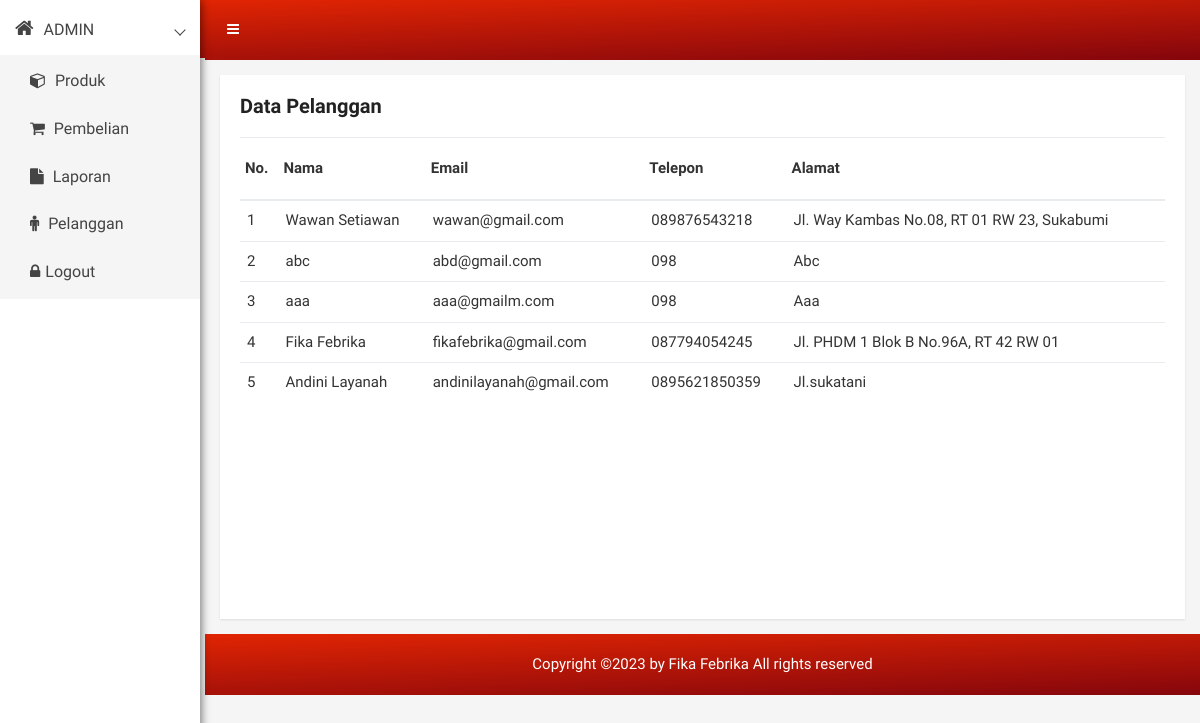
Screenshot of /admin.tokocapstone.rf.gd/pelanggan.php (signed in) with the database file from the repository.
### tables this page shows
CREATE TABLE `pelanggan` (
  `id_pelanggan` int(11) NOT NULL,
  `email_pelanggan` varchar(30) NOT NULL,
  `password_pelanggan` varchar(255) NOT NULL,
  `nama_pelanggan` varchar(30) NOT NULL,
  `telepon_pelanggan` varchar(30) NOT NULL,
  `alamat_pelanggan` text NOT NULL
);

### admin.tokocapstone.rf.gd/pelanggan.php (the view, shortened to what this page needs)
<?php
require 'koneksi.php';
?>
<!doctype html>
<html class="no-js" lang="en">
    <head>
        <link rel="stylesheet" href="css/bootstrap.min.css">
        <link rel="stylesheet" href="css/font-awesome.min.css">
        <link rel="stylesheet" href="css/owl.theme.css">
        <link rel="stylesheet" href="css/owl.transitions.css">
        <link rel="stylesheet" href="css/animate.css">
        <link rel="stylesheet" href="css/normalize.css">
        <link rel="stylesheet" href="css/meanmenu.min.css">
        <link rel="stylesheet" href="css/main.css">
        <link rel="stylesheet" href="css/morrisjs/morris.css">
        <link rel="stylesheet" href="css/scrollbar/jquery.mCustomScrollbar.min.css">
        <link rel="stylesheet" href="css/metisMenu/metisMenu.min.css">
        <link rel="stylesheet" href="css/metisMenu/metisMenu-vertical.css">
        <link rel="stylesheet" href="style.css">
        <link rel="stylesheet" href="css/responsive.css">
    </head>
    <body>
            <?php require 'menu.php'; ?>
            <div class="product-status mg-tb-15">
                <div class="container-fluid">
                    <div class="row">
                        <div class="col-lg-12 col-md-12 col-sm-12 col-xs-12">
                            <div class="product-status-wrap" style="min-height: 544px">
                                <h4>Data Pelanggan</h4>
                                <table>
                                    <tr>
                                        <th>No.</th>
                                        <th>Nama</th>
                                        <th>Email</th>
                                        <th>Telepon</th>
                                        <th>Alamat</th>
                                    </tr>
                                    <?php $nomor=1; ?>
                                    <?php $ambil = $dbh->query("SELECT * FROM pelanggan"); ?>
                                    <?php while($pecah = $ambil->fetch(PDO::FETCH_ASSOC)){ ?>
                                    <tr>
                                        <td><?php echo $nomor; ?></td>
                                        <td><?php echo $pecah['nama_pelanggan']; ?></td>
                                        <td><?php echo $pecah['email_pelanggan']; ?></td>
                                        <td><?php echo $pecah['telepon_pelanggan']; ?></td>
                                        <td><?php echo $pecah['alamat_pelanggan']; ?></td>
                                    </tr>
                                    <?php $nomor++; ?>
                                    <?php } ?>
                                </table>
                            </div>
                        </div>
                    </div>
                </div>
            </div>
            <?php require 'footer.php'; ?>
        </div>
    </body>
</html>

### admin.tokocapstone.rf.gd/css/main.css (style rules this page uses)
html { color: #222; font-size: 1em; line-height: 1.4; }

### admin.tokocapstone.rf.gd/style.css (style rules this page uses)
html, body { height: 100%; font-family: 'Play', sans-serif;font-weight:400;background:#f5f5f5; }
h1, h2, h3, h4, h5, h6 { margin: 0 0 10px; font-weight:700; }
.mg-tb-15 { margin:15px 0px; }
.product-sales-chart, .analytics-info-cs, .tranffic-als-inner, .analytics-rounded, .single-new-trend, .personal-info-wrap, .author-widgets-single, .calender-inner, .product-status-wrap, .review-tab-pro-inner, .income-dashone-total, .analytics-adminpro-wrap, .analytics-sparkle-line, .analysis-progrebar, .sparkline8-list, .sparkline9-list, .sparkline7-list, .sparkline10-list, .sparkline12-list, .sparkline13-list, .sparkline14-list, .sparkline13-list, .sparkline11-list, .x-editable-list, .code-editor-single, .blog-details-inner, .charts-single-pro, .about-sparkline, .sparkline-list, .button-ad-wrap, .tab-content-details, .sparkline16-list, .sparkline15-list, .tinymce-single { padding:20px; background:#fff; -webkit-box-shadow: 0px 1px 2px 0px rgba(0, 0, 0, 0.1); box-shadow: 0px 1px 2px 0px rgba(0, 0, 0, 0.1); }
.product-status-wrap h4 { font-size: 20px; color: #222; margin-bottom: 20px; }
.product-status-wrap table { width: 100%; }
.product-status-wrap table th { padding: 20px 5px; vertical-align: top; border-top: 1px solid #e9ecef; }
.product-status-wrap table th { vertical-align: bottom; border-bottom: 2px solid #e9ecef; }
.product-status-wrap th, .product-status-wrap td { padding: 10px; text-align: left; font-size: 15px; }
.product-status-wrap table td { padding: 9px 7px; border-top: 1px solid #e9ecef; }

### rows the page displays
pelanggan: nama_pelanggan "Wawan Setiawan", email_pelanggan "wawan@gmail.com", telepon_pelanggan "089876543218", alamat_pelanggan "Jl. Way Kambas No.08, RT 01 RW 23, Sukabumi"
pelanggan: nama_pelanggan "abc", email_pelanggan "abd@gmail.com", telepon_pelanggan "098", alamat_pelanggan "Abc"
pelanggan: nama_pelanggan "aaa", email_pelanggan "aaa@gmailm.com", telepon_pelanggan "098", alamat_pelanggan "Aaa"
pelanggan: nama_pelanggan "Fika Febrika", email_pelanggan "fikafebrika@gmail.com", telepon_pelanggan "087794054245", alamat_pelanggan "Jl. PHDM 1 Blok B No.96A, RT 42 RW 01"
pelanggan: nama_pelanggan "Andini Layanah", email_pelanggan "andinilayanah@gmail.com", telepon_pelanggan "0895621850359", alamat_pelanggan "Jl.sukatani"
